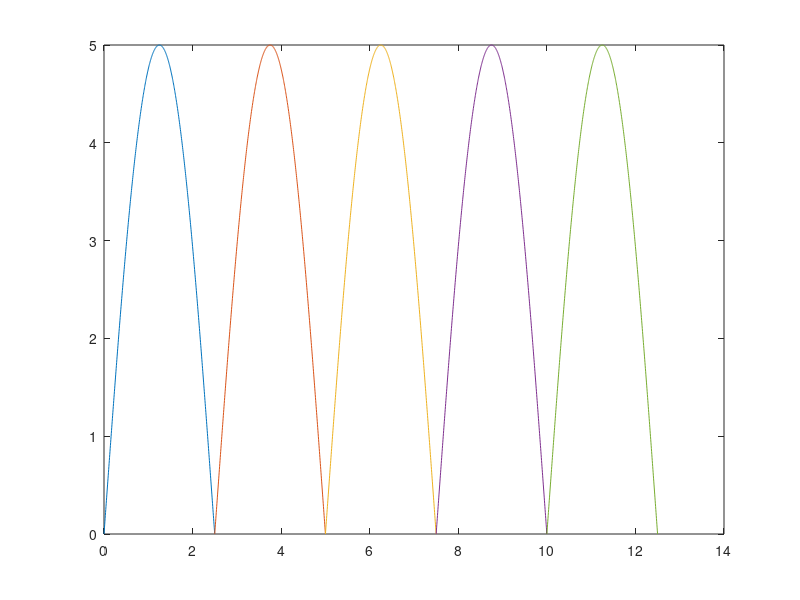

MATLAB code for this plot:
  clc;
 clear all;
 N=input('Enter the cycles');
 T=input('Enter the fundamental period');
 f=1/T;
 A=input('Enter the Amplitude');
 t=0:0.001*T:(T/2);
 X=(A*sin(2*pi*f*t));
 plot(t,X);
   for i=1:N
       t=(i-1)*T/2:0.001*T:i*(T/2);
       plot(t,X);
       hold on;
   end